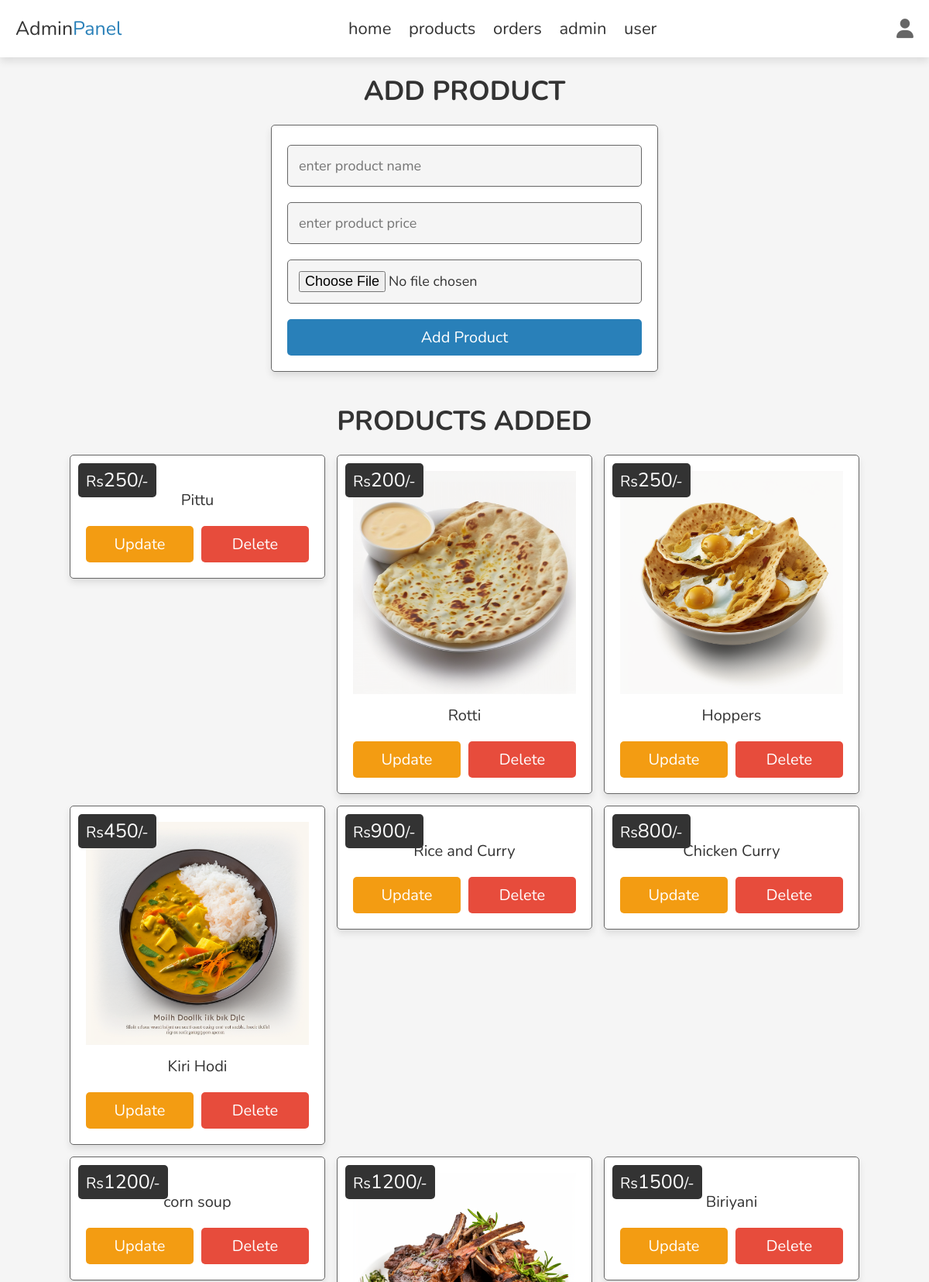
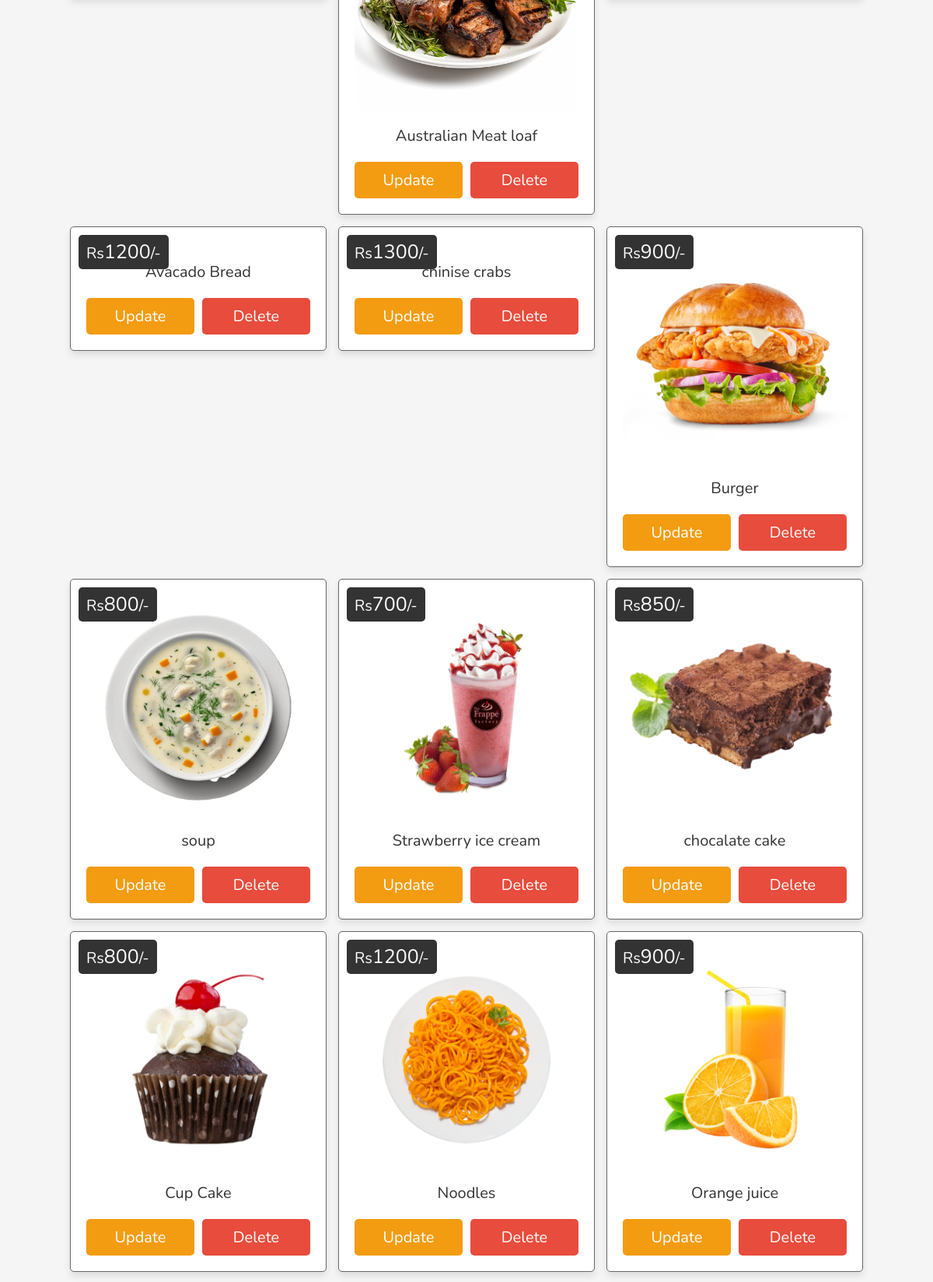
Screenshot of /admin_products.php (signed in, upper part) with the database file from the repository (2 pictures, top to bottom).
### tables this page shows
CREATE TABLE `products` (
  `id` int(100) NOT NULL,
  `name` varchar(100) NOT NULL,
  `price` int(10) NOT NULL,
  `image` varchar(100) NOT NULL
);

### admin_products.php (the view, shortened to what this page needs)
<?php
include 'config.php';
?>
<!DOCTYPE html>
<html lang="en">
<head>
   <link rel="stylesheet" href="https://cdnjs.cloudflare.com/ajax/libs/font-awesome/6.1.1/css/all.min.css">
   <link rel="stylesheet" href="css/admin_style.css">
</head>
<body>
<?php include 'admin_header.php' ?>
<section class="add-products">
   <h1 class="heading">add product</h1>
   <form action="" method="post" enctype="multipart/form-data">
      <input type="text" class="box" required maxlength="100" placeholder="enter product name" name="name">
      <input type="number" min="0" class="box" required max="9999999999" placeholder="enter product price" onkeypress="if(this.value.length == 10) return false;" name="price">
      <input type="file" name="image" accept="image/jpg, image/jpeg, image/png" class="box" required>
      <input type="submit" value="add product" class="btn" name="add_product">
   </form>
</section>
<section class="show-products">
   <h1 class="heading">products added</h1>
   <div class="box-container">
   <?php
      $select_products = $conn->prepare("SELECT * FROM `products`");
      $select_products->execute();
      if($select_products->rowCount() > 0){
         while($fetch_products = $select_products->fetch(PDO::FETCH_ASSOC)){
   ?>
   <div class="box">
      <div class="price">Rs<span><?= $fetch_products['price']; ?></span>/-</div>
      <img src="uploaded_img/<?= $fetch_products['image']; ?>" alt="">
      <div class="name"><?= $fetch_products['name']; ?></div>
      <div class="flex-btn">
         <a href="admin_product_update.php?update=<?= $fetch_products['id']; ?>" class="option-btn">update</a>
         <a href="admin_products.php?delete=<?= $fetch_products['id']; ?>" class="delete-btn" onclick="return confirm('delete this product?');">delete</a>
      </div>
   </div>
   <?php
         }
      }else{
         echo '<p class="empty">no products added yet!</p>';
      }
   ?>
   </div>
</section>
</body>
</html>

### admin_header.php (shortened to what this page needs)
<header class="header">
   <section class="flex">
      <a href="admin_page.php" class="logo">Admin<span>Panel</span></a>
      <nav class="navbar">
         <a href="admin_page.php">home</a>
         <a href="admin_products.php">products</a>
         <a href="admin_orders.php">orders</a>
         <a href="admin_accounts.php">admin</a>
         <a href="users_accounts.php">user</a>
      </nav>
      <div class="icons">
         <div id="user-btn" class="fas fa-user"></div>
      </div>
   </section>
</header>

### admin_style.css (style rules this page uses)
:root { --main-color:#2980b9; --red:#e74c3c; --orange:#f39c12; --black:#333; --white:#fff; --light-bg:#f5f5f5; --light-color:#666; --border:.1rem solid var(--light-color); --box-shadow:0 .5rem 1rem rgba(0,0,0,.1); }
* { font-family: 'Nunito', sans-serif; margin:0; padding:0; box-sizing: border-box; outline: none; border:none; text-decoration: none; transition: .2s linear; }
html { font-size: 62.5%; overflow-x: hidden; scroll-behavior: smooth; scroll-padding-top: 7rem; }
body { background: var(--light-bg); }
section { padding:2rem; margin:0 auto; max-width: 1200px; }
.heading { text-align: center; margin-bottom: 2rem; font-size: 3.5rem; color:var(--black); text-transform: uppercase; }
.delete-btn, .option-btn, .btn { display: block; width: 100%; margin-top: 1rem; border-radius: .5rem; padding:1rem 3rem; font-size: 2rem; color:var(--white); cursor: pointer; text-transform: capitalize; text-align: center; }
.btn { background-color: var(--main-color); }
.delete-btn { background-color: var(--red); }
.option-btn { background-color: var(--orange); }
.flex-btn { display: flex; gap:1rem; }
.header { position:sticky; top:0; left:0; right:0; background-color: var(--white); box-shadow: var(--box-shadow); z-index: 1000; }
.header .flex { display: flex; align-items: center; justify-content: space-between; position: relative; }
.header .flex .logo { font-size: 2.5rem; color:var(--black); }
.header .flex .logo span { color: var(--main-color); }
.header .flex .navbar a { margin:0 1rem; font-size: 2.2rem; color:var(--black); }
.header .flex .icons div { font-size: 2.5rem; color:var(--light-color); cursor: pointer; margin-left: 1.7rem; }
.add-products form { max-width: 50rem; margin:0 auto; background-color: var(--white); border-radius: .5rem; box-shadow: var(--box-shadow); padding:2rem; border:var(--border); padding-top: 1.5rem; }
.add-products form .box { width: 100%; padding:1.4rem; font-size: 1.8rem; color:var(--black); border-radius: .5rem; border:var(--border); background-color: var(--light-bg); margin:1rem 0; }
.show-products .box-container { display: grid; grid-template-columns: repeat(auto-fit, 33rem); gap:1.5rem; align-items: flex-start; justify-content: center; }
.show-products .box-container .box { padding:2rem; text-align: center; border-radius: .5rem; border:var(--border); background-color: var(--white); box-shadow: var(--box-shadow); position: relative; }
.show-products .box-container .box img { width: 100%; }
.show-products .box-container .box .price { position: absolute; top:1rem; left:1rem; border-radius: .5rem; background-color: var(--black); color:var(--white); padding:.5rem 1rem; font-size: 2rem; }
.show-products .box-container .box .price span { font-size: 2.5rem; }
.show-products .box-container .box .name { margin:1rem 0; font-size: 2rem; color:var(--black); }

### rows the page displays
products: price "250", name "Pittu"
products: price "200", image (picture), name "Rotti"
products: price "250", image (picture), name "Hoppers"
products: price "450", image (picture), name "Kiri Hodi"
products: price "900", name "Rice and Curry"
products: price "800", name "Chicken Curry"
products: price "1200", name "corn soup"
products: price "1200", image (picture), name "Australian Meat loaf"
products: price "1500", name "Biriyani"
products: price "1200", name "Avacado Bread"
products: price "1300", name "chinise crabs"
products: price "900", image (picture), name "Burger"
products: price "800", image (picture), name "soup"
products: price "700", image (picture), name "Strawberry ice cream"
products: price "850", image (picture), name "chocalate cake"
products: price "800", image (picture), name "Cup Cake"
products: price "1200", image (picture), name "Noodles"
products: price "900", image (picture), name "Orange juice"
